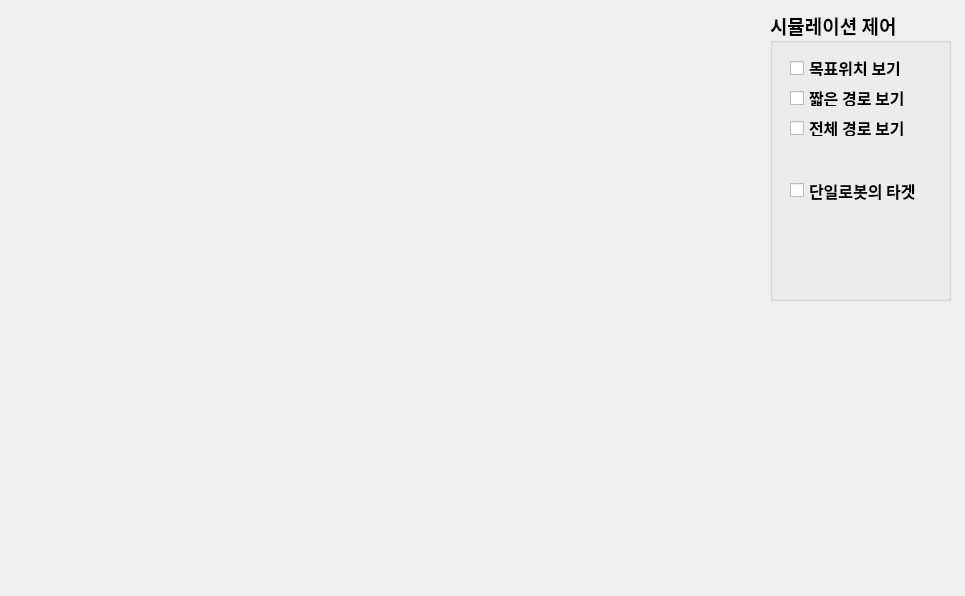
<?xml version="1.0" encoding="UTF-8"?>
<ui version="4.0">
 <class>Simulator</class>
 <widget class="QWidget" name="Simulator">
  <property name="geometry">
   <rect>
    <x>0</x>
    <y>0</y>
    <width>965</width>
    <height>596</height>
   </rect>
  </property>
  <property name="windowTitle">
   <string>online simulator</string>
  </property>
  <widget class="QGroupBox" name="gb_sim_control">
   <property name="geometry">
    <rect>
     <x>770</x>
     <y>10</y>
     <width>181</width>
     <height>291</height>
    </rect>
   </property>
   <property name="font">
    <font>
     <family>맑은 고딕</family>
     <pointsize>14</pointsize>
     <weight>75</weight>
     <bold>true</bold>
    </font>
   </property>
   <property name="title">
    <string>시뮬레이션 제어 </string>
   </property>
   <widget class="QCheckBox" name="cb_target">
    <property name="geometry">
     <rect>
      <x>20</x>
      <y>50</y>
      <width>131</width>
      <height>16</height>
     </rect>
    </property>
    <property name="font">
     <font>
      <pointsize>12</pointsize>
     </font>
    </property>
    <property name="text">
     <string>목표위치 보기 </string>
    </property>
   </widget>
   <widget class="QCheckBox" name="cb_sh_route">
    <property name="geometry">
     <rect>
      <x>20</x>
      <y>80</y>
      <width>131</width>
      <height>16</height>
     </rect>
    </property>
    <property name="font">
     <font>
      <pointsize>12</pointsize>
     </font>
    </property>
    <property name="text">
     <string>짧은 경로 보기 </string>
    </property>
   </widget>
   <widget class="QCheckBox" name="cb_lo_route">
    <property name="geometry">
     <rect>
      <x>20</x>
      <y>110</y>
      <width>131</width>
      <height>16</height>
     </rect>
    </property>
    <property name="font">
     <font>
      <pointsize>12</pointsize>
     </font>
    </property>
    <property name="text">
     <string>전체 경로 보기 </string>
    </property>
   </widget>
   <widget class="QCheckBox" name="cb_solo_target">
    <property name="geometry">
     <rect>
      <x>20</x>
      <y>160</y>
      <width>151</width>
      <height>41</height>
     </rect>
    </property>
    <property name="font">
     <font>
      <pointsize>12</pointsize>
     </font>
    </property>
    <property name="text">
     <string>단일로봇의 타겟</string>
    </property>
   </widget>
  </widget>
 </widget>
 <resources/>
 <connections/>
</ui>
